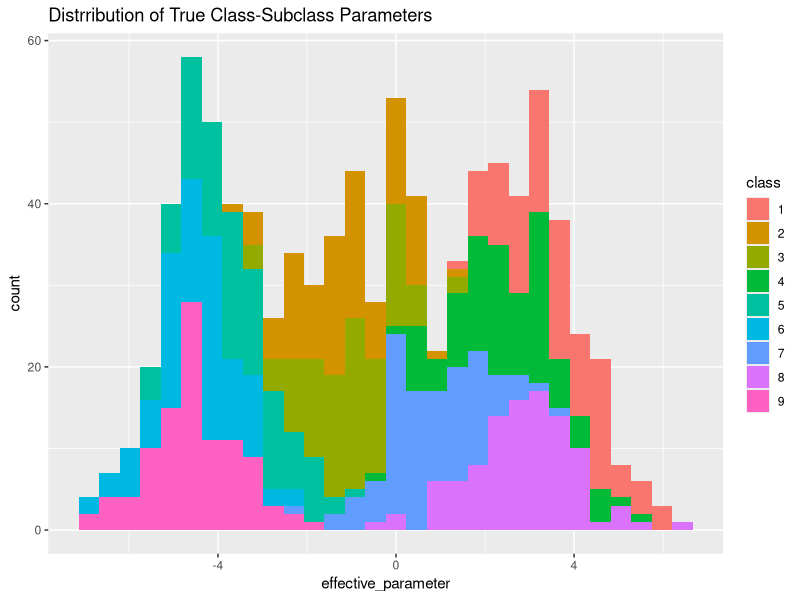
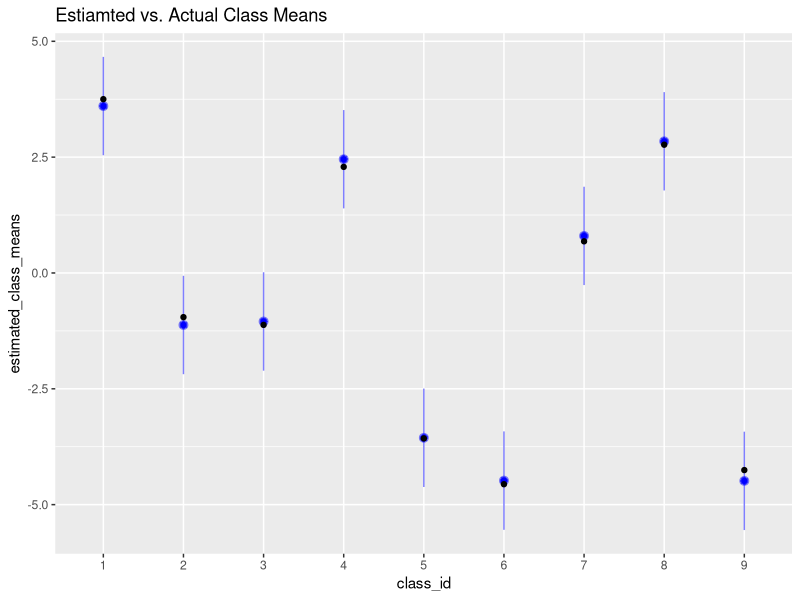
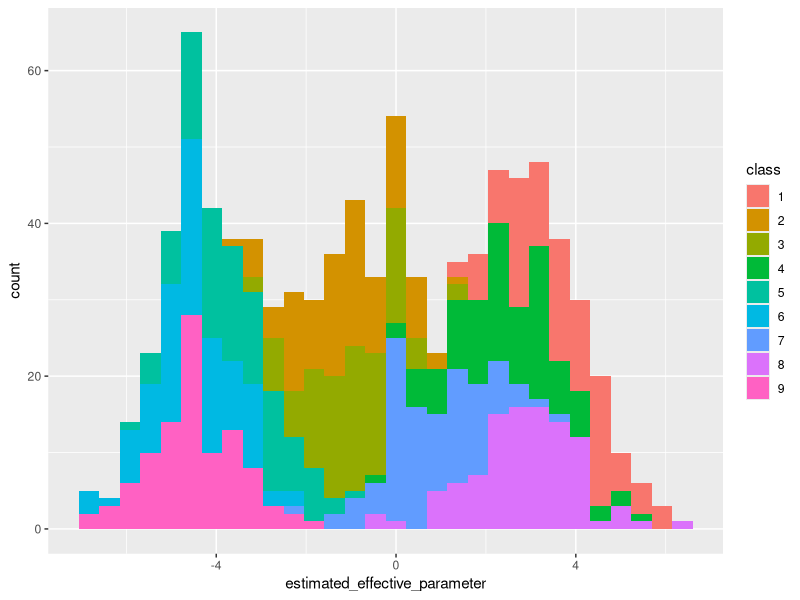
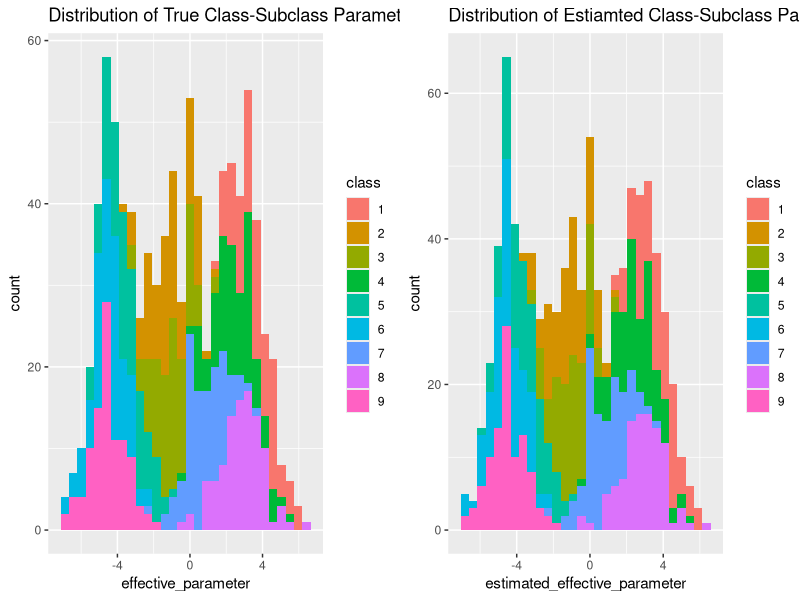
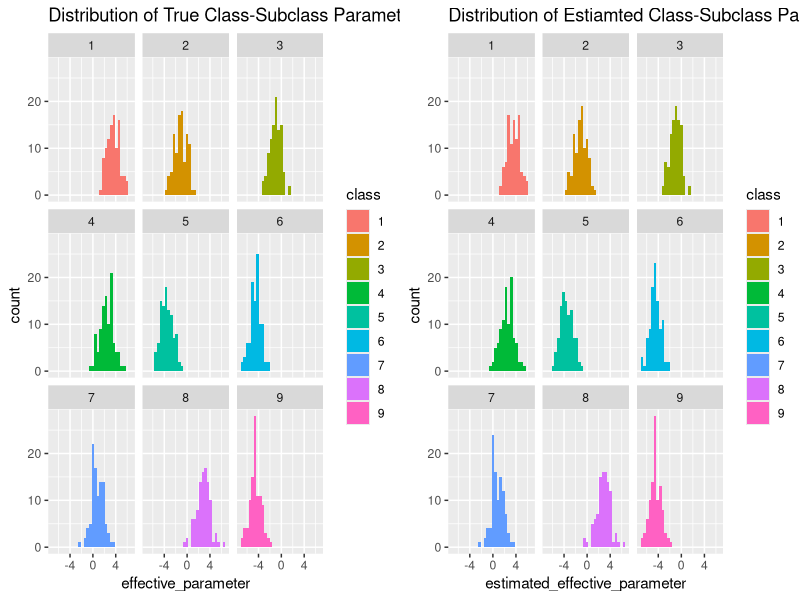

R code for these plots, in order:
library(lme4)
library(arm)
library(ggplot2)
library(reshape2)
library(gridExtra)

# We will construct a model where each class has an associated parameter, and
# each class-subclass combination also has a parameter.  The effect of the
# combined class-subclass combination will be the sum of the effects.
N_class <- 9
N_subclass <- 100

class_parameters <- structure(
                      rnorm(N_class, sd = 3),
                      names = as.character(1:N_class)
)
subclass_parameters <- structure(
  rnorm(N_class*N_subclass),
  # Check the transpose, to put things in an inuitive order
  names = as.vector(t(outer(1:N_class, 1:N_subclass, paste, sep=".")))
)

# The efective parameter for a class-subclass combination is the sum of the
# parameters for each
get_class_name <- function(subclass_name) strsplit(subclass_name, ".", fixed = TRUE)[[1]][1]
effective_parameters <- lapply(
  names(subclass_parameters),
  function(x) subclass_parameters[x] + class_parameters[get_class_name(x)]
)
names(effective_parameters) <- names(subclass_parameters)

parameters_df <- data.frame(
  effective_parameter = unlist(effective_parameters),
  class = rep(names(class_parameters), each = N_subclass)
)

ggplot(data = parameters_df, aes(x = effective_parameter)) +
  geom_histogram(aes(fill = class)) +
  labs(title = "Distrribution of True Class-Subclass Parameters")


# Create some fake data with a two-heirachy structure to mimic make-model.
N_obs <- 200000

class <- as.character(sample(1:N_class, N_obs, replace = TRUE))
subclass <- as.character(sample(1:N_subclass, N_obs, replace = TRUE))
class_subclass <- paste(class, subclass, sep = ".")
y <- class_parameters[class] + subclass_parameters[class_subclass] + rnorm(N_obs)

class_subclass_df <- data.frame(
  class  = class,
  subclass = subclass,
  y = y
)

M <- lmer(y ~ (1 | class) + (1 | class:subclass), data = class_subclass_df)

# The class means are recovered well
class_means_df <- data.frame(
  class_id = names(class_parameters),
  true_class_means = class_parameters,
  estimated_class_means = fixef(M) + ranef(M)$class[, 1],
  # The intercept and class means are assumed to vary independently here.
  upper_se = fixef(M) + ranef(M)$class[, 1] +
             sqrt(se.coef(M)$fixef^2 + se.coef(M)$class[, 1]^2),
  lower_se = fixef(M) + ranef(M)$class[, 1] -
             sqrt(se.coef(M)$fixef^2 + se.coef(M)$class[, 1]^2)
)

ggplot(data = class_means_df) +
  geom_point(aes(x = class_id, y = estimated_class_means), color = "blue") +
  geom_pointrange(aes(x = class_id, y = estimated_class_means,
                      ymax = upper_se, ymin = lower_se), color = "blue",
                  alpha = .5) +
  geom_point(aes(x = class_id, y = true_class_means)) +
  labs(title = "Estiamted vs. Actual Class Means")

# Create a histogram of the effective parameters by class
df <- data.frame(
  estimated_effective_parameter =
    rep(fixef(M), N_class*N_subclass) +
    rep(ranef(M)$class[, 1], each = N_subclass) +
    ranef(M)[["class:subclass"]][, 1],
  class = factor(rep(1:9, each = N_subclass))
)

ggplot(data = df, aes(x = estimated_effective_parameter)) +
  geom_histogram(aes(fill = class))

# Lets plot these side by side
actuals <- ggplot(data = parameters_df, aes(x = effective_parameter)) +
  geom_histogram(aes(fill = class)) +
  labs(title = "Distribution of True Class-Subclass Parameters")
estimates <- ggplot(data = df, aes(x = estimated_effective_parameter)) +
  geom_histogram(aes(fill = class)) +
  labs(title = "Distribution of Estiamted Class-Subclass Parameters")
grid.arrange(actuals, estimates, ncol=2)


actuals <- ggplot(data = parameters_df, aes(x = effective_parameter)) +
  geom_histogram(aes(fill = class)) +
  facet_wrap(~ class) +
  labs(title = "Distribution of True Class-Subclass Parameters")
estimates <- ggplot(data = df, aes(x = estimated_effective_parameter)) +
  geom_histogram(aes(fill = class)) +
  facet_wrap(~ class) +
  labs(title = "Distribution of Estiamted Class-Subclass Parameters")
grid.arrange(actuals, estimates, ncol=2)
